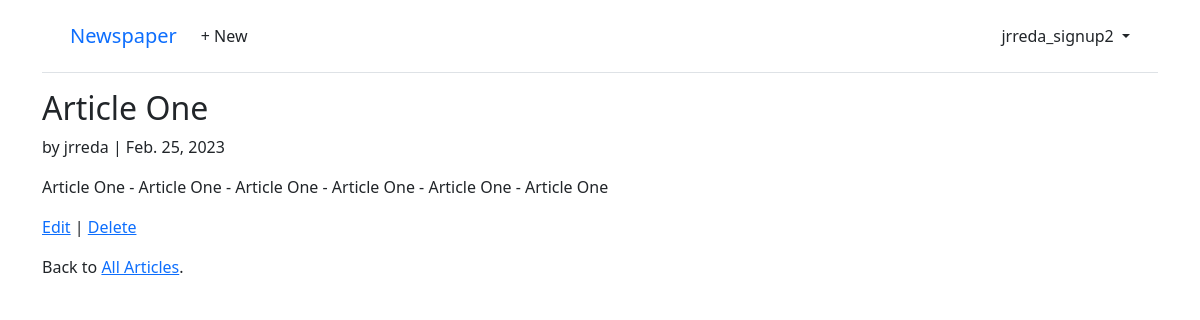
Screenshot of /articles/1/ (signed in) with the database file from the repository.
### accounts/models.py (models this page shows)
class CustomUser(AbstractUser):
    age = models.PositiveIntegerField(null=True, blank=True)

### articles/models.py (models this page shows, shortened)
class Article(models.Model):
    title = models.CharField(max_length=255)
    body = models.TextField()
    date = models.DateField(auto_now_add=True)
    author = models.ForeignKey(
        settings.AUTH_USER_MODEL,
        on_delete=models.CASCADE,
    )

### articles/views.py (the view)
# urls.py: path("<int:pk>/", ArticleDetailView.as_view(), name="article_detail"),
class ArticleDetailView(LoginRequiredMixin, DetailView):  # new
    model = Article
    template_name = 'article_detail.html'

### templates/article_detail.html
{% extends "base.html" %}
{% block content %}
<div class="article-entry">
  <h2>{{ object.title }}</h2>
  <p>by {{ object.author }} | {{ object.date }}</p>
  <p>{{ object.body }}</p>
</div>
<p><a href="{% url 'article_edit' article.pk %}">Edit</a> |
  <a href="{% url 'article_delete' article.pk %}">Delete</a></p>
<p>Back to <a href="{% url 'article_list' %}">All Articles</a>.</p>
{% endblock content %}

### templates/base.html (shortened to what this page needs)
{% load static %}
<!DOCTYPE html>
<html>
<head>
  <link href="https://cdn.jsdelivr.net/npm/bootstrap@5.1.3/dist/css/bootstrap.min.css" rel="stylesheet"
>
</head>
<body>
  <div class="container">
    <header class="p-3 mb-3 border-bottom">
      <div class="container">
        <div class="d-flex flex-wrap align-items-center justify-content-center
          justify-content-lg-start">
          <a class="navbar-brand" href="{% url 'home' %}">Newspaper</a>
          <ul class="nav col-12 col-lg-auto me-lg-auto mb-2 justify-content-center
            mb-md-0">
            {% if user.is_authenticated %}
            <li><a href="{% url 'article_new' %}" class="nav-link px-2 link-dark">+ New</a></li>
          </ul>
          <div class="dropdown text-end">
            <a href="#" class="d-block link-dark text-decoration-none dropdown-toggle" id="dropdownUser1"
              data-bs-toggle="dropdown" aria-expanded="false">
              {{ user.username }}
            </a>
          </div>
          {% else %}
          <div class="text-end">
            <a href="{% url 'login' %}" class="btn btn-outline-primary me-2">Log In</a>
            <a href="{% url 'signup' %}" class="btn btn-primary">Sign Up</a>
          </div>
          {% endif %}
        </div>
      </div>
    </header>
    <main>
      {% block content %}
      {% endblock content %}
    </main>
  </div>
</body>

### rows the page displays
CustomUser: username "jrreda_signup2"
Article: title "Article One", author "jrreda", date "Feb. 25, 2023", body "Article One - Article One - Article One - Article One - Article One - Article One"
